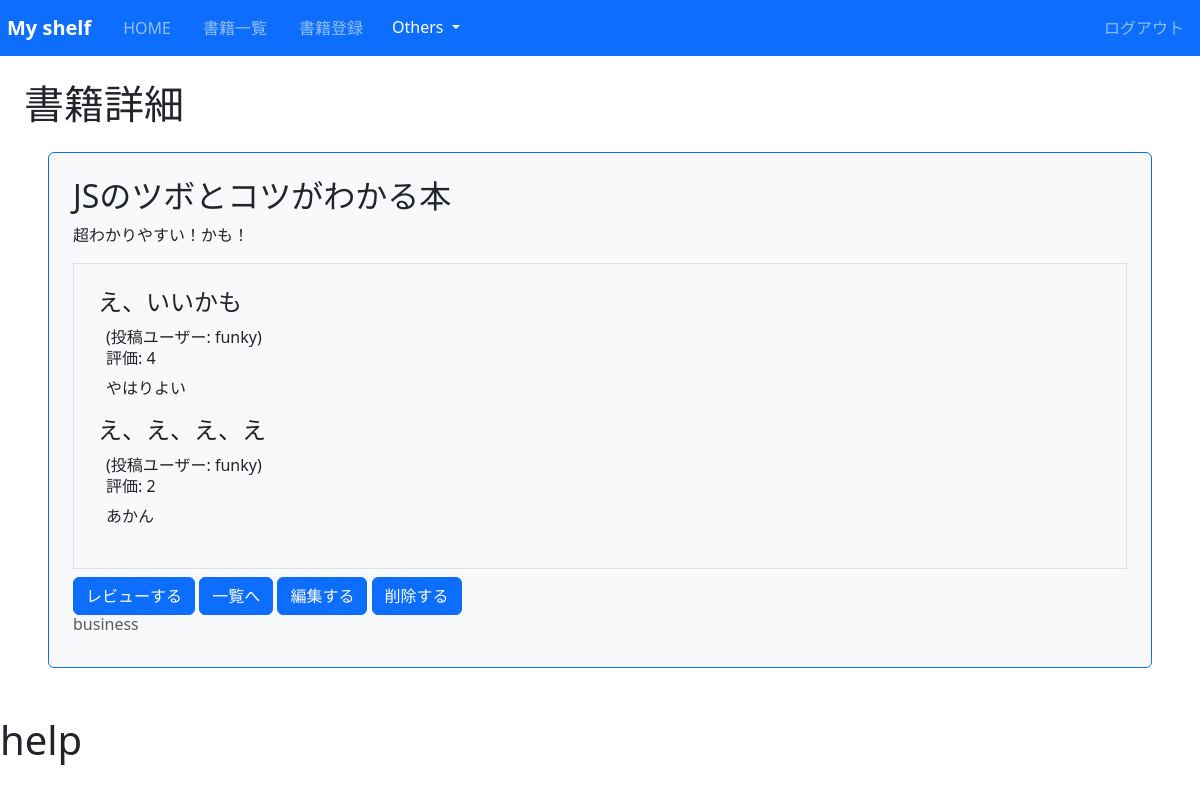
Page /book/12/detail/ (signed in) on the committed database.
### book/models.py (models this page shows, shortened)
class Book(models.Model):
    title = models.CharField(max_length=100)
    text = models.TextField()
    thumbnail = models.ImageField(null=True, blank=True)
    category = models.CharField(max_length=100, choices=CATEGORY)
    user = models.ForeignKey('auth.User', on_delete=models.CASCADE)

class Review(models.Model):
    book = models.ForeignKey(Book, on_delete=models.CASCADE)     #on deleteはそのモデルが削除されたときの挙動を＝で指定する。cascadeは親が削除されたら子も削除する
    title = models.CharField(max_length=100)
    text = models.TextField()
    rate = models.IntegerField(choices=RATE_CHOICES)
    user = models.ForeignKey('auth.User', on_delete=models.CASCADE)

### book/views.py (the view)
# urls.py: path('book/<int:pk>/detail/', views.DetailBookView.as_view(), name = 'detail-book'),
class DetailBookView(LoginRequiredMixin, DetailView):             #database使う時はDetailViewを使うがどのデータを使うか指定しないといけない
    template_name = 'book/book_detail.html'
    model = Book

### book/templates/book/book_detail.html (shortened to what this page needs)
{% extends 'base.html' %}
{% block h1 %}書籍詳細{% endblock h1 %}
{% block content %}
  <div class="p-4 m-4 bg-light border border-primary rounded">
      <h2 class="text^success">{{ object.title }}</h2>
      <p >{{ object.text }}</p>
      <div class="border p-4 mb-2">
        {% for review in object.review_set.all%}
        <div>
          <h3 class="h4">{{ review.title }}</h3>
          <div class="px-2">
            <span>(投稿ユーザー: {{ review.user.username }})</span>
            <h6>評価: {{ review.rate}}</h6>
            <p>{{ review.text}}</p>
          </div>
        </div>
        {% endfor %}
      </div>
      <a href="{% url 'review' object.pk%}" class="btn btn-primary">レビューする</a>
      <a href="{% url 'list-book' %}" class="btn btn-primary">一覧へ</a>
      <a href="{% url 'update-book' object.pk %}" class="btn btn-primary">編集する</a>
      <a href="{% url 'delete-book' object.pk %}" class="btn btn-primary">削除する</a>
      <h6 class="card-subtitle mb-2 text-body-secondary">{{ object.category }}</h6>
  </div>
{% endblock content %}

### book/static/css/style.css (style rules this page uses)
a { text-decoration: none; }

### rows in the picture
Book: title "JSのツボとコツがわかる本", text "超わかりやすい！かも！", category "business"
Review: title "え、いいかも", user.username "funky", rate "4", text "やはりよい"
Review: title "え、え、え、え", user.username "funky", rate "2", text "あかん"
